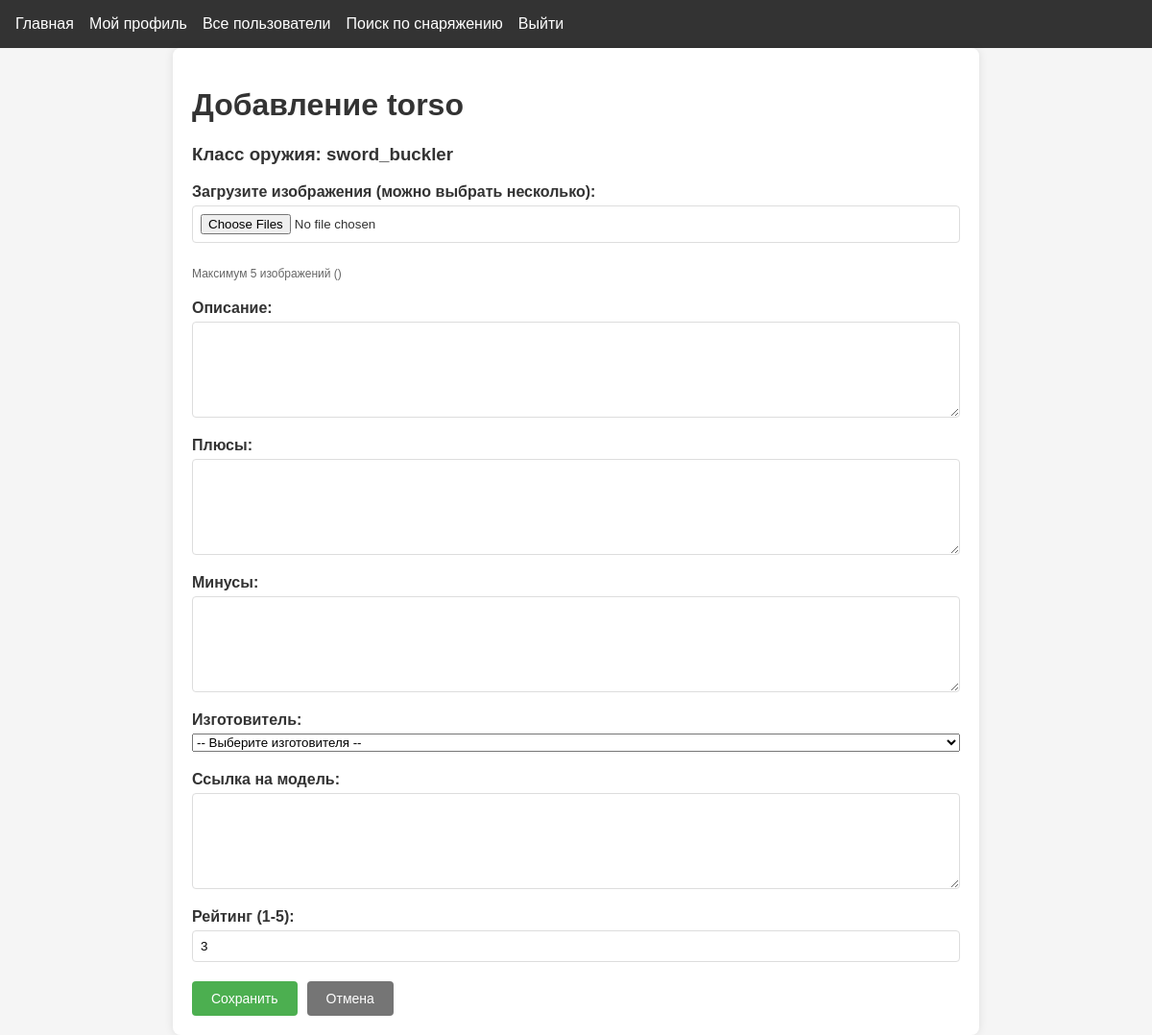
Page /upload/torso (signed in) on the earlier database version.
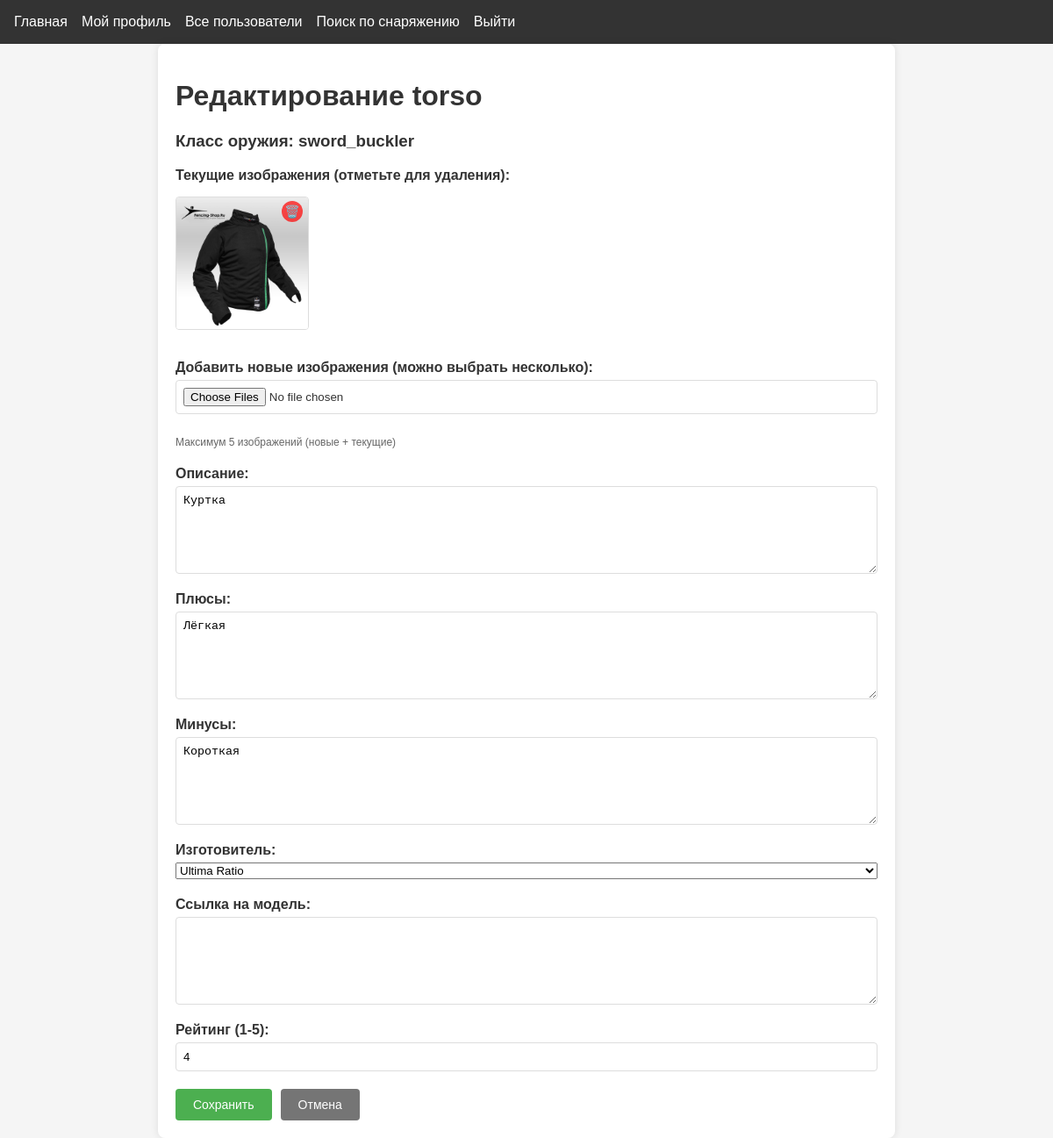
Same page on the later database version.
### app.py (models this page shows)
class InventoryItem(db.Model):
    id = db.Column(db.Integer, primary_key=True)
    user_id = db.Column(db.Integer, db.ForeignKey("user.id"), nullable=False)
    model = db.Column(db.String(20), default="none")  # изготовитель
    model_site = db.Column(db.Text)  # ссылка на изготовителя
    weapon_class = db.Column(db.String(20), default="all")  # 'all' или конкретный класс
    item_type = db.Column(db.String(20), nullable=False)
    image_paths = db.Column(db.Text)
    description = db.Column(db.Text)
    pros = db.Column(db.Text)
    cons = db.Column(db.Text)
    rating = db.Column(db.Integer)

### app.py (the view, shortened to what this page needs)
@app.route("/upload/<item_type>", methods=["GET", "POST"])
@login_required
def upload(item_type):
    weapon_class = request.args.get("weapon_class", current_user.weapon_class)
    item = InventoryItem.query.filter_by(
        user_id=current_user.id, item_type=item_type, weapon_class=weapon_class
    ).first()
    return render_template(
        "upload.html", item_type=item_type, weapon_class=weapon_class, item=item
    )

### app.py (called while the page is built)
@login_manager.user_loader
def load_user(user_id):
    return User.query.get(int(user_id))

### templates/upload.html (shortened to what this page needs)
{% extends "base.html" %}
{% block content %}
<div class="upload-container">
    <h1>{% if item %}Редактирование{% else %}Добавление{% endif %} {{ item_type }}</h1>
    {% if weapon_class %}<h3>Класс оружия: {{ weapon_class }}</h3>{% endif %}
    <form method="POST" enctype="multipart/form-data" id="uploadForm">
        {% if item and item.image_paths %}
        <div class="form-group">
            <label>Текущие изображения (отметьте для удаления):</label>
            <div class="current-images">
                {% for image_path in item.image_paths.split(',') %}
                <div class="image-item">
                    <img src="{{ url_for('static', filename='uploads/' + image_path) }}"
                         alt="Изображение {{ loop.index }}">
                    <label class="delete-checkbox">
                        <span class="delete-icon">🗑️</span>
                    </label>
                </div>
                {% endfor %}
            </div>
        </div>
        {% endif %}
        <div class="form-group">
            <label for="images">
                {% if item %}Добавить новые изображения{% else %}Загрузите изображения{% endif %}
                (можно выбрать несколько):
            </label>
            <input type="file" id="images" name="images" accept="image/*" multiple
                   onchange="previewImages(this)">
            <div class="hint">Максимум 5 изображений ({% if item %}новые + текущие{% endif %})</div>
        </div>
        <div class="form-group">
            <label for="description">Описание:</label>
            <textarea id="description" name="description" required>{{ item.description if item else '' }}</textarea>
        </div>
        <div class="form-group">
            <label for="pros">Плюсы:</label>
            <textarea id="pros" name="pros" required>{{ item.pros if item else '' }}</textarea>
        </div>
        <div class="form-group">
            <label for="cons">Минусы:</label>
            <textarea id="cons" name="cons" required>{{ item.cons if item else '' }}</textarea>
        </div>
        <div class="form-group">
            <label for="model">Изготовитель:</label>
            <select id="model" name="model">
                <option value="">-- Выберите изготовителя --</option>
                <option value="ultima_ratio" {% if item and item.model == 'ultima_ratio' %}selected{% endif %}>Ultima Ratio</option>
            </select>
        </div>
        <div class="form-group">
            <label for="model_site">Ссылка на модель:</label>
            <textarea id="model_site" name="model_site" >{{ item.model_site if item else '' }}</textarea>
        </div>
        <div class="form-group">
            <label for="rating">Рейтинг (1-5):</label>
            <input type="number" id="rating" name="rating"
                   value="{{ item.rating if item else 3 }}"
                   min="1" max="5" required>
        </div>
        <div class="form-actions">
            <button type="submit" class="btn">Сохранить</button>
            <a href="{{ url_for('view_profile', username=current_user.username, weapon_class=weapon_class) }}"
               class="btn cancel">Отмена</a>
        </div>
    </form>
</div>
{% endblock %}

Differences in the rows shown:
added InventoryItem: item_type "torso", image_paths (picture), description "Куртка", pros "Лёгкая", cons "Короткая", model "Ultima Ratio", rating "4"
Other differences:
{{ item_type }}: "torso" → (not shown)
form field model: "-- Выберите изготовителя --" → (not shown)
form field rating: "3" → (not shown)
text no longer shown: "Добавление Загрузите изображения"
text now shown: "Редактирование Текущие изображения (отметьте для удаления): Добавить новые изображения новые + текущие"
